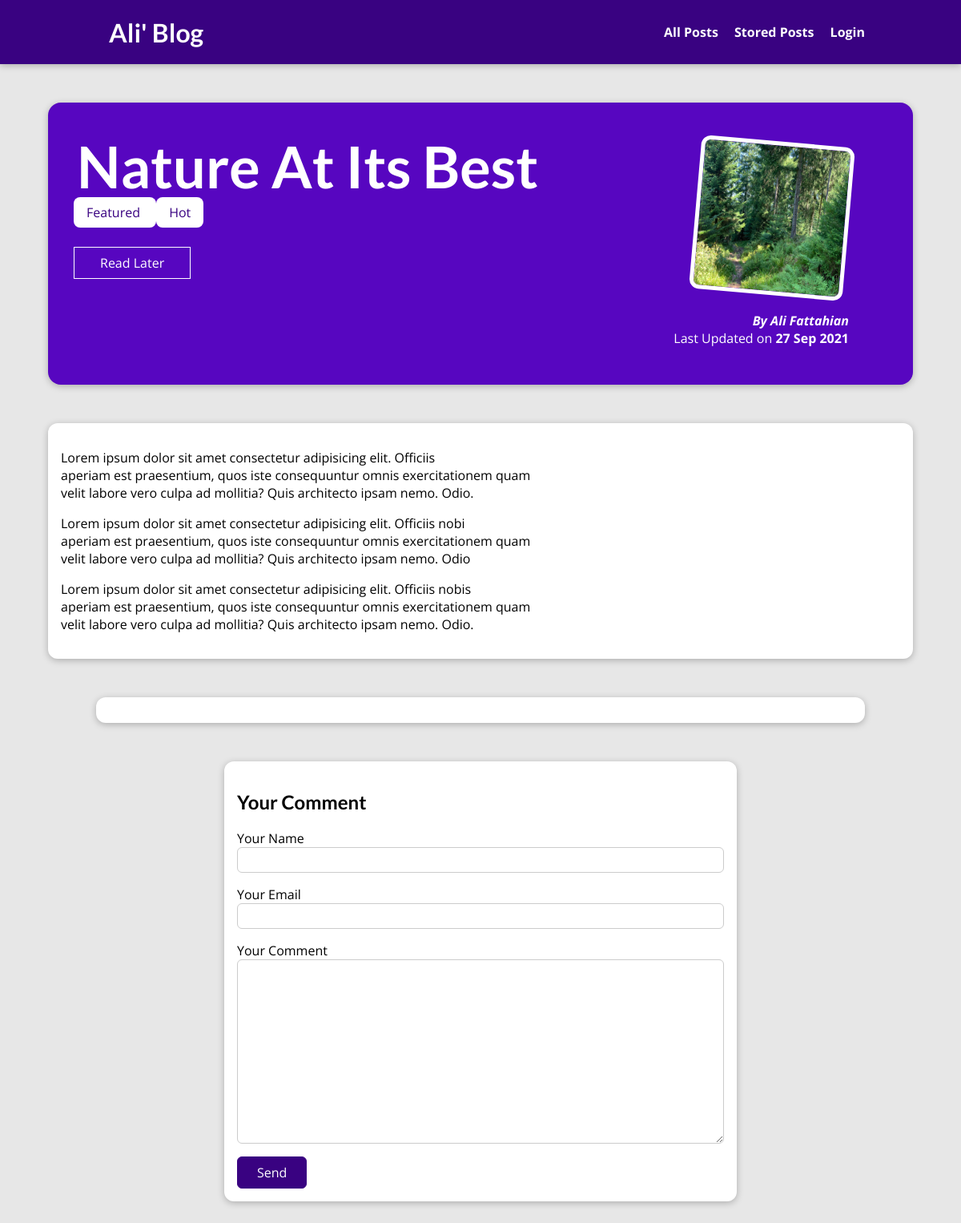
The page /posts/nature-at-its-best on the database as committed earlier.
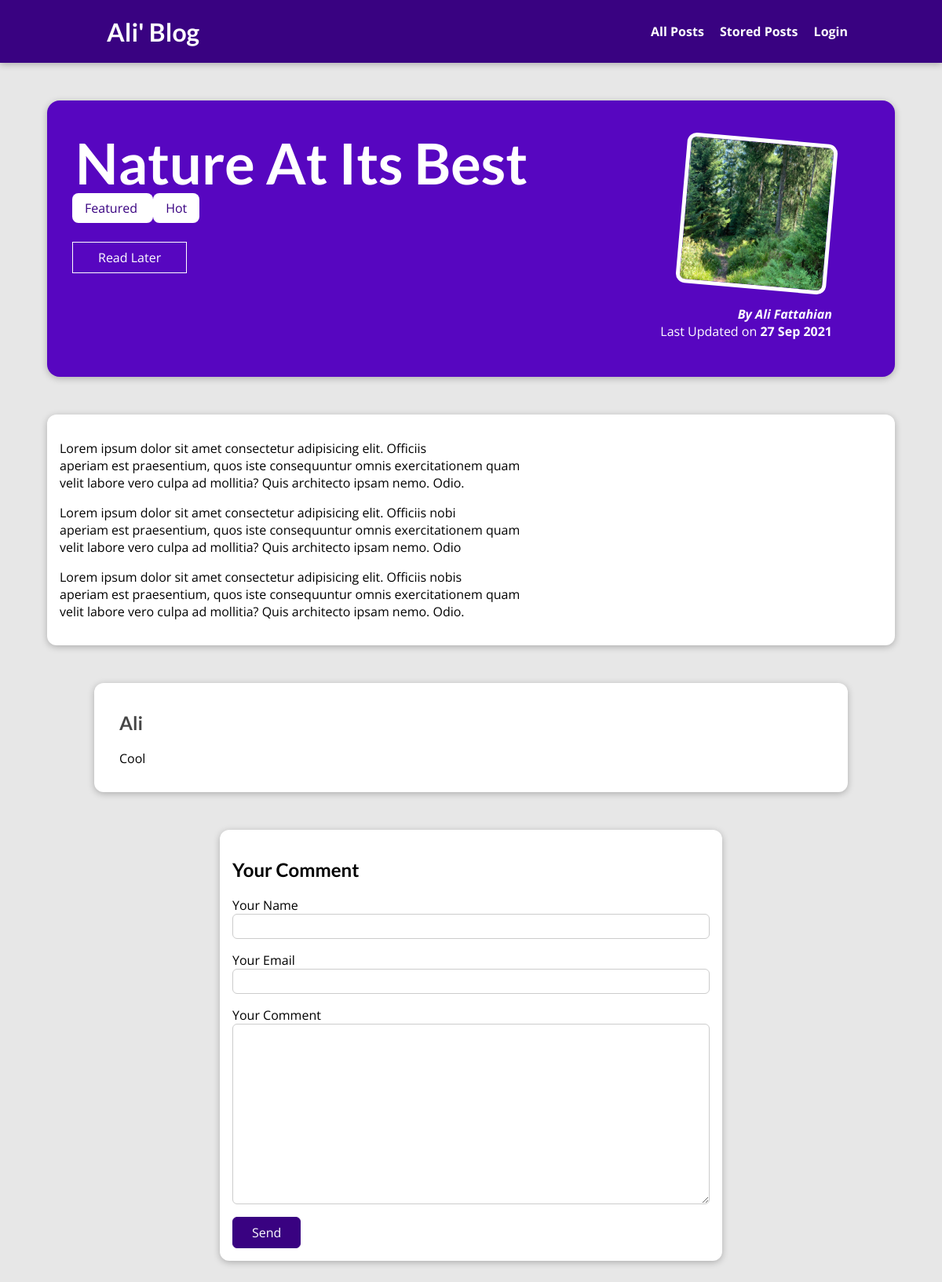
The same page on the database as committed later.
### blog/models.py (models this page shows, shortened)
class Tag(models.Model):
    caption = CharField(max_length= 50, null = True)

class Comment(models.Model):
    username = models.CharField(max_length=120)
    email = models.EmailField()
    comment_content = models.TextField(max_length=400)
    post = models.ForeignKey(Post, on_delete=models.CASCADE, related_name='comments')

### blog/views.py (the view, shortened to what this page needs)
# urls.py: path('posts/<slug:slug>', views.PostDetailView.as_view(), name = 'post'),
class PostDetailView(View):
    def is_stored_post(self, request, post_id):
        stored_posts = request.session.get('stored_posts')
        if stored_posts is not None:
            is_saved_for_later = post_id in stored_posts
        else:
            is_saved_for_later = False
        return is_saved_for_later
    def get(self, request, slug):
        post = get_object_or_404(Post, slug = slug)
        context = {
            'one_post':post,
            'post_tags':post.tag.all(),
            'form':CommentForm(),
            'comments':post.comments.all().order_by('-id'),
            'saved_for_later':self.is_stored_post(request, post.id)
        }
        return render(request, 'blog/post-detail.html', context)

### blog/forms.py
class CommentForm(forms.ModelForm):
    class Meta:
        model = Comment
        exclude = ('post',)
        labels = {
            'username':'Your Name',
            'email': 'Your Email',
            'comment_content':'Your Comment'
        }

### blog/models.py (called while the page is built)
    def __str__(self):
        return f'{self.first_name} {self.last_name}'

### blog/templates/blog/post-detail.html (shortened to what this page needs)
{%extends 'base.html' %}
{% load static %}
{% block css %}
<link rel = 'stylesheet' href = '{% static 'blog/post-detail.css' %}'>
<link rel="stylesheet" media = "screen and (min-width:501px) and (max-width:768px)" href="{% static 'blog/tablet.css' %}">
<link rel="stylesheet" media = "screen and (max-width:500px)" href="{% static 'blog/smartphone.css' %}">
{% endblock %}
{% block content %}
    <section id  = 'summary'>
        <h2>{{ one_post.title }}</h2>
        <div>
            {% for tag in post_tags %}
                <span class = 'tag'> {{ tag.caption }} </span>
            {% endfor %}
        </div>
        <div id="read-later">
            <form action="{% url "read-later" %}" method="post">
                <button>
                    {% if saved_for_later %}
                    Remove from "Read Later" List
                    {% else %}
                    Read Later
                    {% endif %}
                </button>
            </form>
        </div>
        <article>
            <img src = "{{ one_post.image.url }}" alt = '{{ one_post.title }}'>
            <address>By <a href = 'mailto:{{post.author.email_address}}'>{{ one_post.author }}</a></address>
            <div>Last Updated on <time>{{ one_post.date|date:'d M Y'}}</time></div>
        </article>
    </section>
    <main>
        {{ one_post.content|linebreaks }}
    </main>
    <section id = "comments">
        <ul>
            {% for comment in comments %}
                <li>
                    <h2>
                        {{ comment.username }}
                    </h2>
                    <p>
                        {{ comment.comment_content|linebreaks }}
                    </p>
                </li>
            {% endfor %}
        </ul>
    </section>
    <section id = "comment-form">
        <h2>Your Comment</h2>
        <form action="{% url 'post' one_post.slug %}" method = "post">
            {% for field in form %}
            <div class="form-control {% if field.errors %}invalid{% endif %}">
                {{ field.label }}
                {{ field }}
            </div>
            {% endfor %}
            <button type="submit">Send</button>
        </form>
    </section>
{% endblock %}

Rows that differ between the two databases and show on the page:
added Comment: username "Ali", comment_content "Cool"
